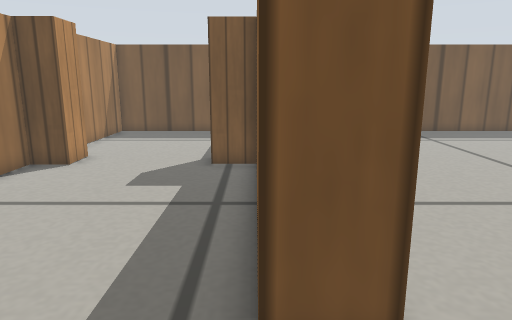
[1] (above)

16 first-person views from a walk through a world built for the Gazebo simulator. The camera is 0.29 m above the floor, tilts 12° down and sees 70° across. The floor is counted in squares, 0.1 m on a side. Each view is taken from the middle of a square. On the plan, view 1 faces up. The plan holds only what a view shows up to about 20 squares ahead; the rest is blank. Simple patterns stand in for the simulator's built-in surfaces.

[2]
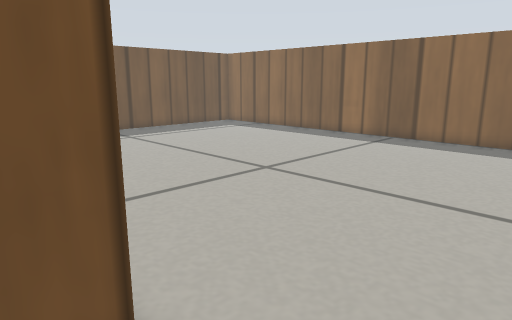

[3]
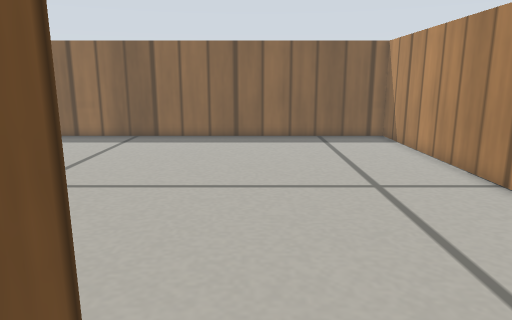

[4]
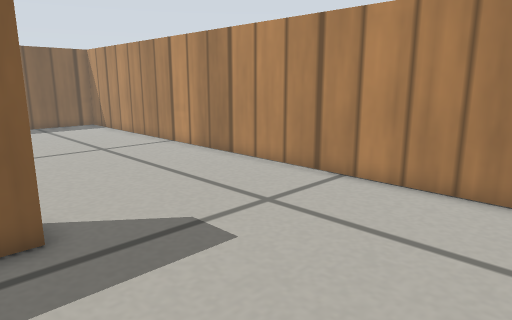

[5]
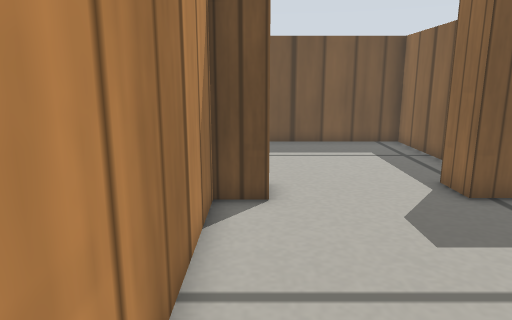

[6]
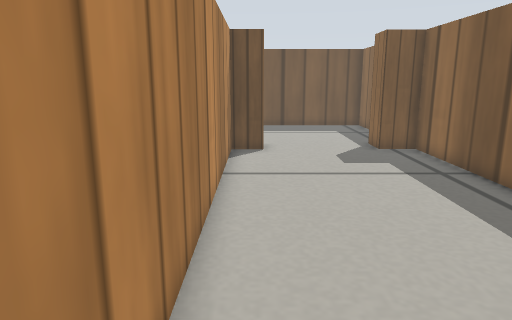

[7]
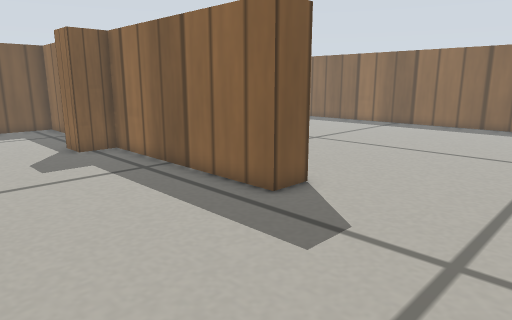

[8]
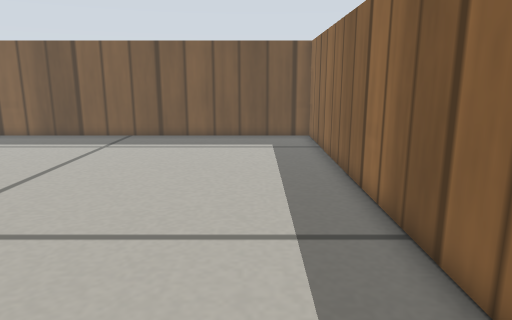

[9]
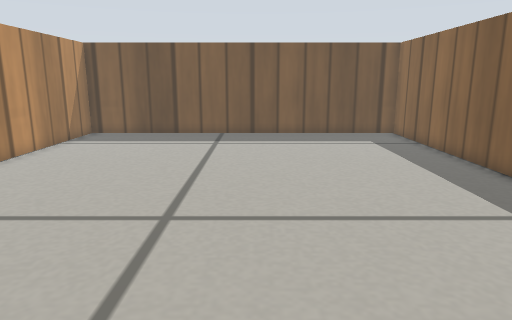

[10]
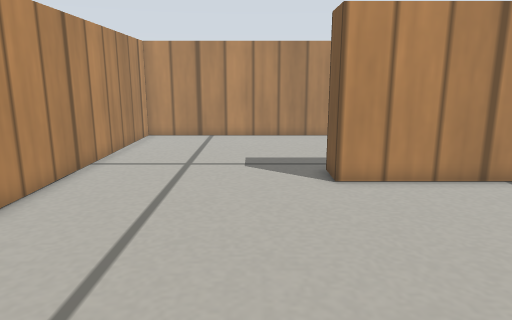

[11]
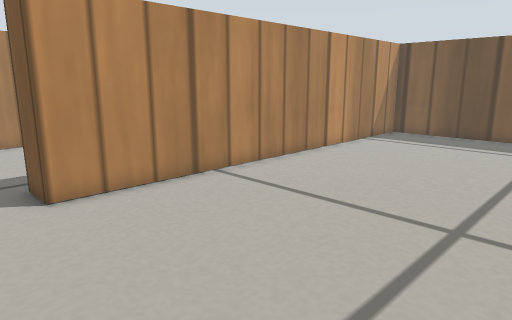

[12]
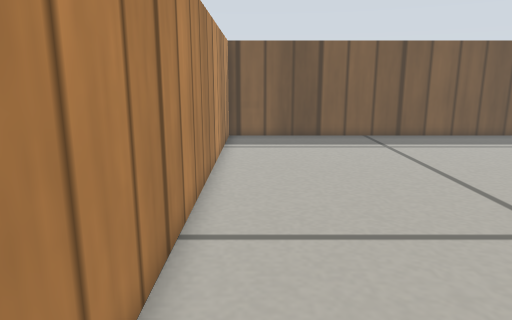

[13]
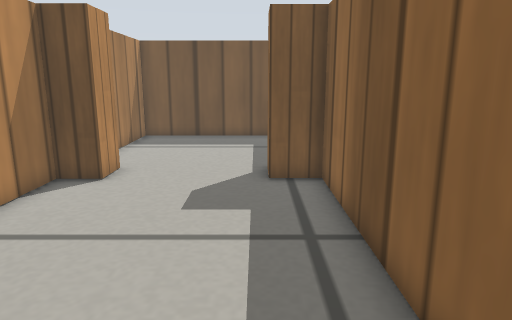

[14]
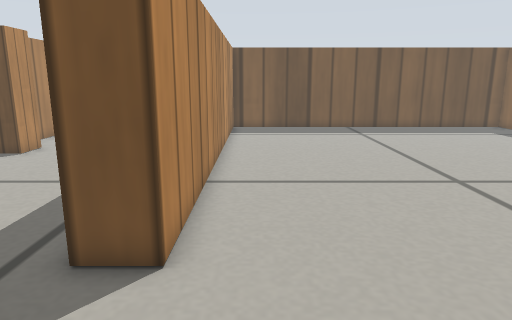

[15]
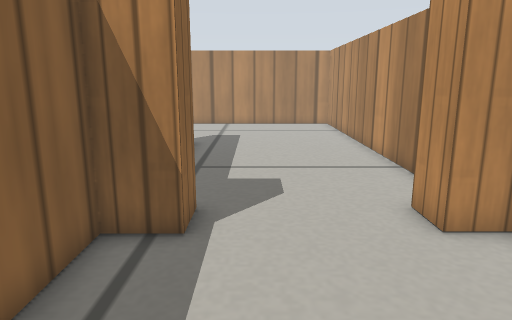

[16]
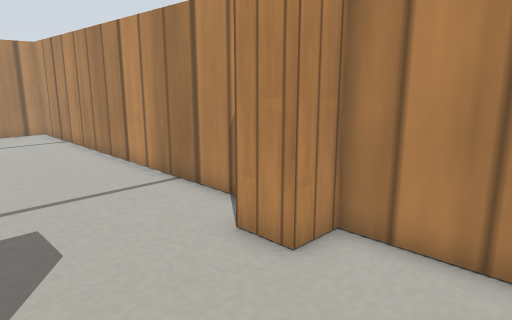

### Floor plan
Ten units are one square. View 1 is at (0, 0); x grows to the right and y downward. Boxes are objects, and circles mark ways between rooms. Rooms are numbered by the first view taken in them; rooms with no view inside come last. Other rooms are left out.
<svg viewBox="-86 -225 280 280">
<path fill="none" stroke="#000" d="M-67 -128 -81 -128 -81 50 189 50 189 -220 15 -220 15 -34 0 -34 0 -128 -16 -128M-16 -128 -16 -143 0 -143 0 -220 -81 -220 -81 -143 -67 -143 -67 -128"/>
<circle cx="-45" cy="-135" r="3" fill="#2a7"/>
<text x="70" y="-70">1</text>
<text x="-40" y="-170">2</text>
</svg>
Room 1 opens to room 2.

Where each view was taken, in squares from view 1:
view 1: 0 up, 0 right, facing up
view 2: 0 up, 0 right, facing up-right
view 3: 2 up, 1 left, facing right
view 4: 5 up, 7 left, facing down-right
view 5: 4 up, 7 left, facing up
view 6: 3 down, 7 left, facing up
view 7: 3 down, 7 left, facing up-right
view 8: 2 up, 16 right, facing up
view 9: 1 up, 11 right, facing up
view 10: 1 up, 12 right, facing left
view 11: 1 up, 11 right, facing up-left
view 12: 2 up, 3 right, facing up
view 13: 2 up, 2 left, facing up
view 14: 2 down, 3 right, facing up
view 15: 21 up, 3 left, facing down
view 16: 18 up, 2 left, facing down-left
